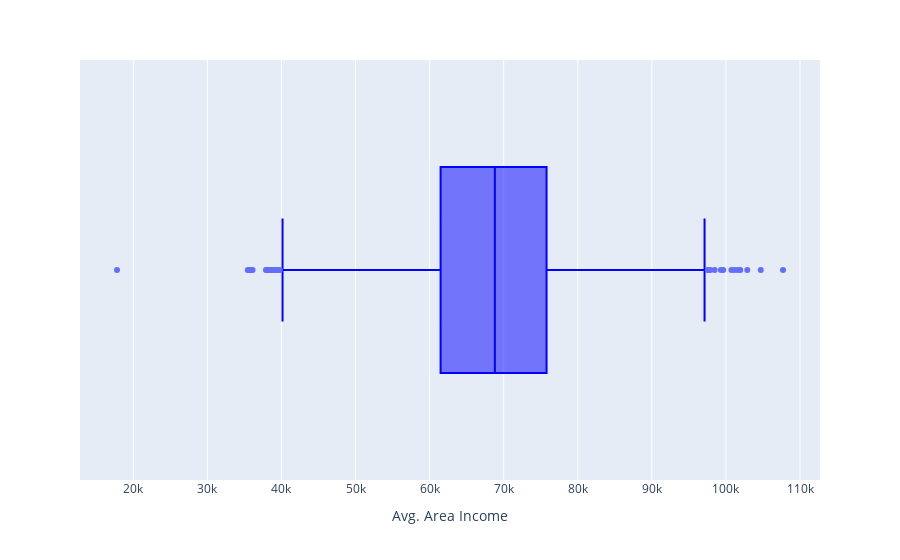

Notebook code cell kept with this figure:
### Code cell
# Descrevendo a Avg. Area Income de maneira visual
fig = px.box(base_casa, x="Avg. Area Income")
fig.update_traces(line_color="blue")

### Figure 1 — Plotly figure (JSON) as saved in the notebook; plotly's stock layout.template omitted (floating-point values rounded to 4 significant figures; data arrays with more than 128 entries replaced by an {"elided": "..."} marker saying what was removed)
{"data": [{"alignmentgroup": "True", "hovertemplate": "Avg. Area Income=%{x}<extra></extra>", "legendgroup": "", "line": {"color": "blue"}, "marker": {"color": "#636efa"}, "name": "", "notched": false, "offsetgroup": "", "orientation": "h", "showlegend": false, "type": "box", "x": {"elided": "5000 float values"}, "x0": " ", "xaxis": "x", "y0": " ", "yaxis": "y"}], "layout": {"boxmode": "group", "legend": {"tracegroupgap": 0}, "margin": {"t": 60}, "xaxis": {"anchor": "y", "domain": [0, 1], "title": {"text": "Avg. Area Income"}}, "yaxis": {"anchor": "x", "domain": [0, 1]}}}
